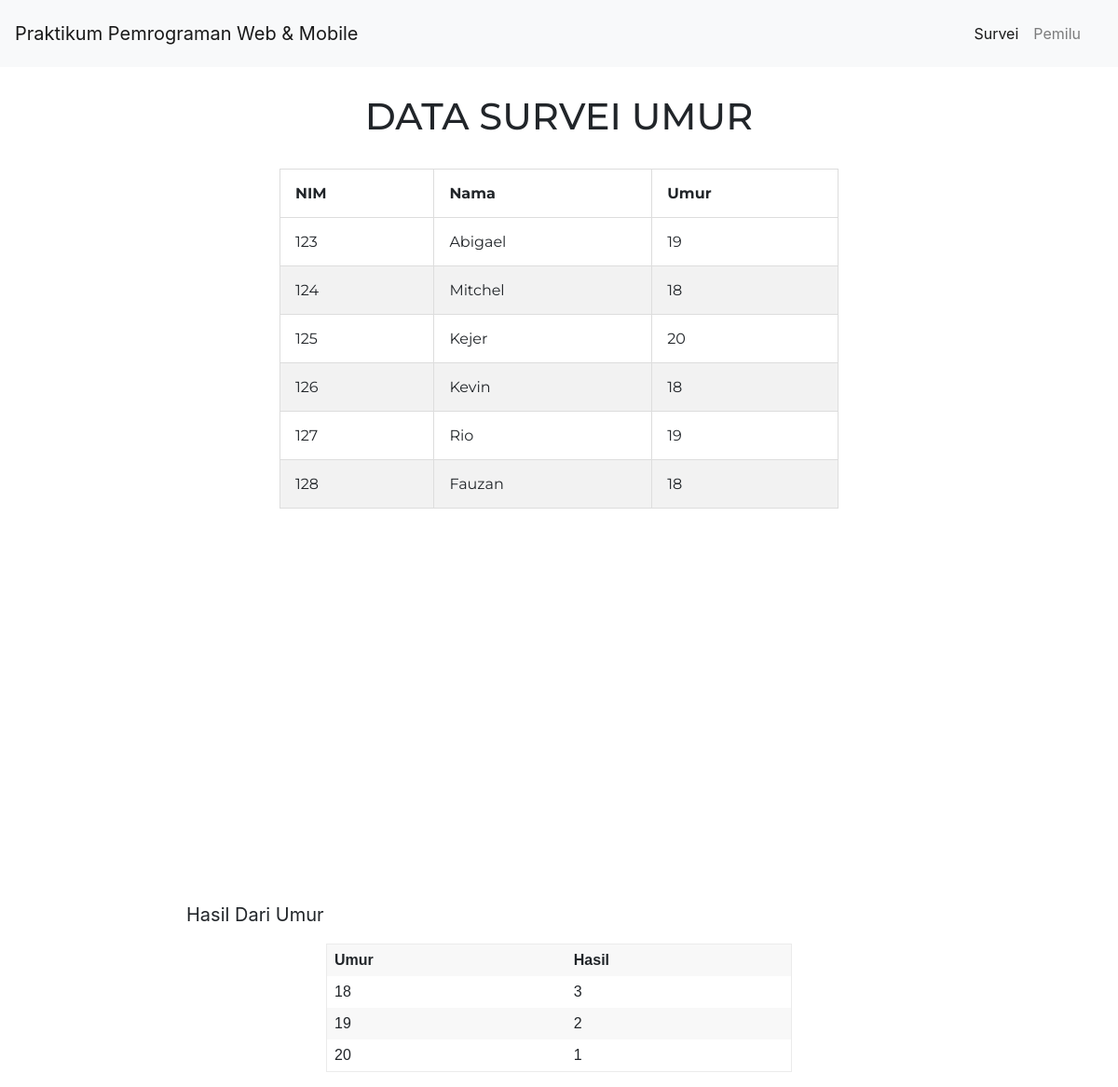
The page / on the database its author committed.
### tables this page shows
CREATE TABLE `data` (
  `nim` varchar(30) DEFAULT NULL,
  `nama` varchar(30) DEFAULT NULL,
  `umur` varchar(30) DEFAULT NULL
);

### index.php (the view, shortened to what this page needs)
<html>
<head>
    <link rel="stylesheet" href="https://cdn.jsdelivr.net/npm/bootstrap@4.6.0/dist/css/bootstrap.min.css">
    <link rel="stylesheet" href="style.css">
</head>
<body>
<nav class="navbar navbar-expand-lg navbar-light bg-light">
  <a class="navbar-brand" href="#">Praktikum Pemrograman Web & Mobile</a>
  <div class="collapse navbar-collapse" id="navbarSupportedContent">
    <ul class="navbar navbar-nav ml-auto">
      <li class="nav-item active">
        <a class="nav-link" href="index.php">Survei</a>
      </li>
      <li class="nav-item">
        <a class="nav-link" href="voting.php">Pemilu</a>
      </li>
      </ul>
  </div>
</nav>
<br>
    <div class="row">
        <div class = "column">
        <h1>Data Survei Umur</h1>
        <br>
            <table border="1" align = "center">
                <thead>
                    <tr>
                        <th>NIM</th>
                        <th>Nama</th>
                        <th>Umur</th>
                    </tr>
                </thead>
                <?php
                    require 'koneksi.php';
                    $view = $koneksi -> query("SELECT * FROM data");
                    while($row=$view->fetch_array()){
                ?>
                <tr>
                    <td><?php echo $row['nim']; ?></td>
                    <td><?php echo $row['nama']; ?></td>
                    <td><?php echo $row['umur']; ?></td>
                </tr>
                <?php
                }?>
            </table>
        </div>
    </div>
    <figure class="highcharts-figure">
        <div id="container"></div>
        <p class="highcharts-description"> Hasil Dari Umur</p>
        <table id="datatable">
            <thead>
                <tr>
                    <th>Umur</th>
                    <th>Hasil</th>
                </tr>
            </thead>
            <tbody>
            <?php
                require 'koneksi.php';
                $view = $koneksi -> query("SELECT umur,COUNT(*) AS hasil FROM `data` GROUP BY umur");
                while($row=$view->fetch_array()){ ?>
                <tr>
                    <td><?php echo $row['umur']; ?></td>
                    <td><?php echo $row['hasil']; ?></td>
                </tr>
                <?php }?>
             </tbody>
        </table>
    </figure>
</body>
</html>
</body>
</html>

### style.css (style rules this page uses)
* { box-sizing: border-box; }
p { font-size:20px; }
h1 { text-align: center; text-transform: uppercase; }
.row { font-family: 'Montserrat', sans-serif; display: flex; margin-left:-5px; margin-right:-5px; }
.column { font-family: 'Montserrat', sans-serif; flex: 50%; padding: 5px; }
table { border-collapse: collapse; border-spacing: 0; width: 50%; border: 1px solid #ddd; }
th, td { text-align: left; padding: 16px; }
tr:nth-child(even) { background-color: #f2f2f2; }
#container { height: 400px; }
.highcharts-figure, .highcharts-data-table table { min-width: 310px; max-width: 800px; margin: 1em auto; }
#datatable { font-family: Verdana, sans-serif; border-collapse: collapse; border: 1px solid #EBEBEB; margin: 10px auto; text-align: center; width: 100%; max-width: 500px; }
#datatable th { font-weight: 600; padding: 0.5em; }
#datatable td, #datatable th, #datatable caption { padding: 0.5em; }
#datatable thead tr, #datatable tr:nth-child(even) { background: #f8f8f8; }

### rows shown on the page
data: nim "123", nama "Abigael", umur "19"
data: nim "124", nama "Mitchel", umur "18"
data: nim "125", nama "Kejer", umur "20"
data: nim "126", nama "Kevin", umur "18"
data: nim "127", nama "Rio", umur "19"
data: nim "128", nama "Fauzan", umur "18"

### other values the page prints
$row['umur'] "18"
$row['hasil'] "3"
$row['umur'] "19"
$row['hasil'] "2"
$row['umur'] "20"
$row['hasil'] "1"
